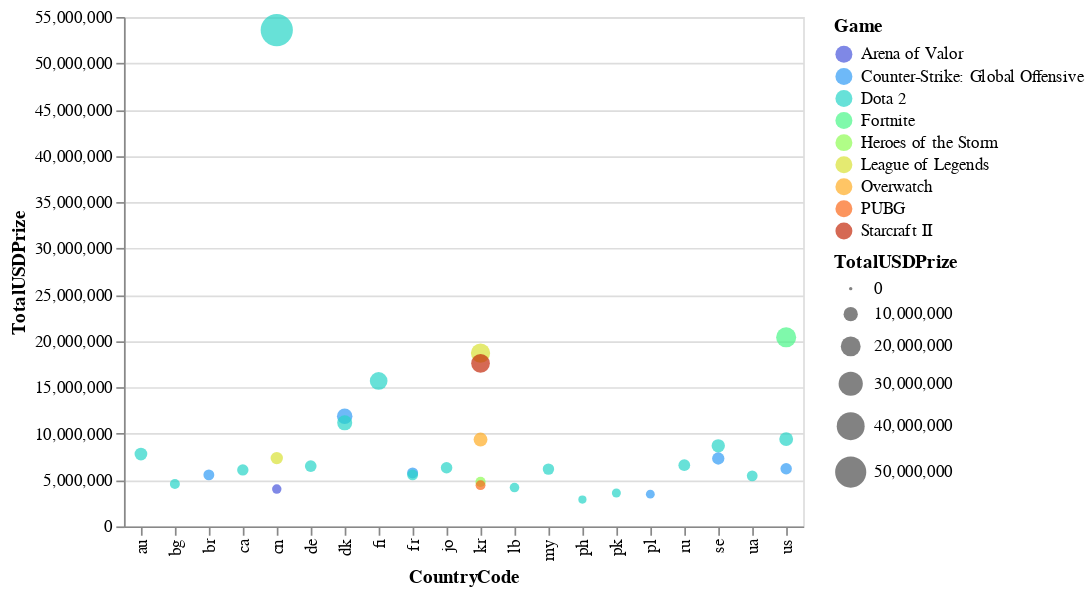

The notebook cell saved with this chart:
### Code cell
alt.Chart(data10).mark_circle().encode(x="CountryCode", y="TotalUSDPrize",
                                       size=("TotalUSDPrize"),
                                       color=alt.Color("Game", scale=alt.Scale(scheme='turbo')),
                                       tooltip=["Game", "TotalUSDPrize"])

### Figure 1 — Vega-Lite specification as saved in the notebook (floating-point values rounded to 4 significant figures)
{"config": {"view": {"continuousWidth": 400, "continuousHeight": 300}}, "data": {"name": "data-998ef051e7ec5ea1236880832995c96c"}, "mark": "circle", "encoding": {"color": {"field": "Game", "scale": {"scheme": "turbo"}, "type": "nominal"}, "size": {"field": "TotalUSDPrize", "type": "quantitative"}, "tooltip": [{"field": "Game", "type": "nominal"}, {"field": "TotalUSDPrize", "type": "quantitative"}], "x": {"field": "CountryCode", "type": "nominal"}, "y": {"field": "TotalUSDPrize", "type": "quantitative"}}, "$schema": "https://vega.github.io/schema/vega-lite/v4.17.0.json", "datasets": {"data-998ef051e7ec5ea1236880832995c96c": [{"CountryCode": "cn", "Game": "Dota 2", "TotalUSDPrize": 53580000.0}, {"CountryCode": "us", "Game": "Fortnite", "TotalUSDPrize": 20410000.0}, {"CountryCode": "kr", "Game": "League of Legends", "TotalUSDPrize": 18710000.0}, {"CountryCode": "kr", "Game": "Starcraft II", "TotalUSDPrize": 17600000.0}, {"CountryCode": "fi", "Game": "Dota 2", "TotalUSDPrize": 15710000.0}, {"CountryCode": "dk", "Game": "Counter-Strike: Global Offensive", "TotalUSDPrize": 11890000.0}, {"CountryCode": "dk", "Game": "Dota 2", "TotalUSDPrize": 11180000.0}, {"CountryCode": "us", "Game": "Dota 2", "TotalUSDPrize": 9427000.0}, {"CountryCode": "kr", "Game": "Overwatch", "TotalUSDPrize": 9378000.0}, {"CountryCode": "se", "Game": "Dota 2", "TotalUSDPrize": 8699000.0}, {"CountryCode": "au", "Game": "Dota 2", "TotalUSDPrize": 7810000.0}, {"CountryCode": "cn", "Game": "League of Legends", "TotalUSDPrize": 7375000.0}, {"CountryCode": "se", "Game": "Counter-Strike: Global Offensive", "TotalUSDPrize": 7330000.0}, {"CountryCode": "ru", "Game": "Dota 2", "TotalUSDPrize": 6605000.0}, {"CountryCode": "de", "Game": "Dota 2", "TotalUSDPrize": 6508000.0}, {"CountryCode": "jo", "Game": "Dota 2", "TotalUSDPrize": 6332000.0}, {"CountryCode": "us", "Game": "Counter-Strike: Global Offensive", "TotalUSDPrize": 6214000.0}, {"CountryCode": "my", "Game": "Dota 2", "TotalUSDPrize": 6183000.0}, {"CountryCode": "ca", "Game": "Dota 2", "TotalUSDPrize": 6096000.0}, {"CountryCode": "fr", "Game": "Counter-Strike: Global Offensive", "TotalUSDPrize": 5772000.0}, {"CountryCode": "br", "Game": "Counter-Strike: Global Offensive", "TotalUSDPrize": 5558000.0}, {"CountryCode": "fr", "Game": "Dota 2", "TotalUSDPrize": 5554000.0}, {"CountryCode": "ua", "Game": "Dota 2", "TotalUSDPrize": 5458000.0}, {"CountryCode": "kr", "Game": "Heroes of the Storm", "TotalUSDPrize": 4803000.0}, {"CountryCode": "bg", "Game": "Dota 2", "TotalUSDPrize": 4579000.0}, {"CountryCode": "kr", "Game": "PUBG", "TotalUSDPrize": 4452000.0}, {"CountryCode": "lb", "Game": "Dota 2", "TotalUSDPrize": 4193000.0}, {"CountryCode": "cn", "Game": "Arena of Valor", "TotalUSDPrize": 4027000.0}, {"CountryCode": "pk", "Game": "Dota 2", "TotalUSDPrize": 3608000.0}, {"CountryCode": "pl", "Game": "Counter-Strike: Global Offensive", "TotalUSDPrize": 3482000.0}, {"CountryCode": "ph", "Game": "Dota 2", "TotalUSDPrize": 2889000.0}]}}
